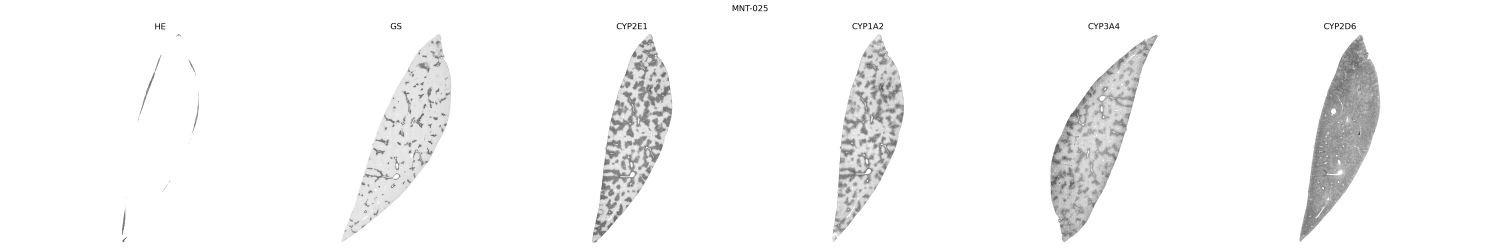
#> input picture src/zia/mesh/MNT-025_stain_separation.png, 9000 x 1500 px (shown at 1/6 size)
$ python -i stain_separation_whole_image.py   (imports and definitions only)
#> lines starting #> are read from the running program, lines starting #| are printed output that depends on the picture; after the words box and inside, x2 and y2 are one past the last pixel; in counts of white or black regions, pixels touching at a corner belong together
### src/zia/__init__.py
"""
zonation-image analysis - Python utilities for image analyses of zonation patterns.
"""
from pathlib import Path

__author__ = "Matthias König"
__version__ = "0.0.2"

program_name = "zonation-image-analysis"


BASE_PATH = Path(__file__).parent.parent.parent
RESOURCES_PATH = BASE_PATH / "src" / "zia" / "resources"
RESULTS_PATH = BASE_PATH / "results"
REPORT_PATH = BASE_PATH / "reports"

for p in [RESULTS_PATH, REPORT_PATH]:
    p.mkdir(parents=True, exist_ok=True)


# FIXME: handle better
OPENSLIDE_PATH = r"C:\Program Files\OpenSlide\openslide-win64-20230414\bin"
prefix = "/media/mkoenig/Extreme Pro"
# prefix = "D:"
DATA_PATH = Path(f"{prefix}/data")
ZARR_PATH = Path(f"{prefix}/zarr")

### src/zia/pipeline/pipeline_components/algorithm/stain_separation/macenko.py
import numpy as np


# copied from https://github.com/schaugf/HEnorm_python/blob/master/normalizeStaining.py


def calculate_stain_matrix(pxi: np.ndarray, Io=240, alpha=1) -> np.ndarray:
    """
    calculates the stain base vectors
    @param pxi: pixels of interest as np array of RGB tuples with shape(h*w, 3)
    @param Io: transmitted light intensity
    @param alpha: percentile to find robust maxima
    """

    od = -np.log((pxi.astype(float) + 1) / Io)

    # compute eigenvectors
    eigvals, eigvecs = np.linalg.eigh(np.cov(od.T))

    # eigvecs *= -1

    # project on the plane spanned by the eigenvectors corresponding to the two
    # largest eigenvalues
    t_hat = od.dot(eigvecs[:, 1:3])

    phi = np.arctan2(t_hat[:, 1], t_hat[:, 0])

    min_phi = np.percentile(phi, alpha)
    max_phi = np.percentile(phi, 100 - alpha)

    v_min = eigvecs[:, 1:3].dot(np.array([(np.cos(min_phi), np.sin(min_phi))]).T)
    v_max = eigvecs[:, 1:3].dot(np.array([(np.cos(max_phi), np.sin(max_phi))]).T)

    # a heuristic to make the vector corresponding to hematoxylin first and the
    # one corresponding to eosin second
    if v_min[0] > v_max[0]:
        stain_matrix = np.array((v_min[:, 0], v_max[:, 0])).T
    else:
        stain_matrix = np.array((v_max[:, 0], v_min[:, 0])).T

    return stain_matrix


def find_max_c(pxi, stain_matrix: np.ndarray, Io=240) -> np.ndarray:
    C = svd(pxi, stain_matrix, Io)

    # normalize stain concentrations
    return np.array([np.percentile(C[0, :], 99), np.percentile(C[1, :], 99)])


def svd(pxi: np.ndarray, stain_matrix: np.ndarray, Io=240) -> np.ndarray:
    y = -np.log((pxi.astype(float) + 1) / Io).T

    # determine concentrations of the individual stains
    return np.linalg.lstsq(stain_matrix, y, rcond=None)[0]


def deconvolve_image(pxi: np.ndarray, stain_matrix: np.ndarray, maxC: np.ndarray, maxCRef=None, Io=240) -> np.ndarray:
    """
    deconvolution of the stains for the pixels of interest.
    @param pxi: pixels of interest
    @param stain_matrix: m x 2 matrix where m is rgb channel for 2 stain colors
    @param Io: transmission intensity
    @return: Io, he, dab np arrays of shapes (m*n, 3), (m*n,), (m*n,)
    """

    # determine concentrations of the individual stains
    C = svd(pxi, stain_matrix, Io)

    # we do not need those reference max concentrations. We don't know anyway
    if maxCRef is not None:
        tmp = np.divide(maxC, maxCRef)
        C2 = np.divide(C, tmp[:, np.newaxis])

    else:
        # That should actually contain the information about the cyps (concentration)
        # as given by Lambert Beer log(I0/I) = e*c*d where c is concentration
        # However, some pixels have negative concentrations
        C2 = np.divide(C, maxC[:, np.newaxis])

    # recreate the image using reference mixing matrix
    # Inorm = reconstruct_pixels(C2)

    # unmix hematoxylin and eosin
    # CHANGED: Instead of using reference matrix for mixing, the image is just
    # the concentration is just exponentiated into a single channel
    #

    return C2


# [30 lines left out: function deconvolve_image_and_normalize, not called in this run]


def create_single_channel_pixels(concentrations: np.ndarray, Io=240) -> np.ndarray:
    """
    reconstructs the pixel values for one stain using the concentrations from
    the deconvolution
    @param concentrations: shape (m, ) matrix containing the concentration of the stain
    @param Io: transmission intensity
    @return:
    """

    i = np.multiply(Io, np.exp(-concentrations))
    i[i > 255] = 254

    return i.astype(np.uint8)


# [22 lines left out: function reconstruct_pixels, not called in this run]

### src/zia/annotations/pipelines/stain_separation/stain_separation_whole_image.py
import cv2
import numpy as np

from zia.pipeline.pipeline_components.algorithm.stain_separation.macenko import calculate_stain_matrix, \
    deconvolve_image, find_max_c, create_single_channel_pixels


def separate_raw_image(image_array: np.ndarray, sampling_rate=0.01):
    # convert RGBA to RGB
    image_array = cv2.cvtColor(image_array, cv2.COLOR_RGBA2RGB)

    # create a grayscale representation to find interesting pixels with otsu
    gs = cv2.cvtColor(image_array, cv2.COLOR_RGB2GRAY)

    otsu_pxi_oi = gs.reshape(-1, 1)  # gs[mask[:]]

    p = sampling_rate
    # draw sample from the image and calculate threshold

    choice = np.random.choice(a=[True, False], size=len(otsu_pxi_oi), p=[p, 1 - p])

    otsu_sample = otsu_pxi_oi[choice].reshape(-1, 1)

    threshold, _ = cv2.threshold(otsu_sample, 0, 255,
                                 cv2.THRESH_BINARY + cv2.THRESH_OTSU)

    idx = gs < threshold
    px_oi = image_array[idx]

    choice = np.random.choice(a=[True, False], size=len(px_oi), p=[p, 1 - p])

    px_sample = px_oi[choice]
    px_rest = px_oi[~choice]

    stain_matrix = calculate_stain_matrix(px_sample)

    max_c = find_max_c(px_sample, stain_matrix)

    # reconstruction
    final = []
    for k in range(2):
        c_sample = deconvolve_image(px_sample, stain_matrix, max_c)

        stain_sample = create_single_channel_pixels(c_sample[k, :])

        c_rest = deconvolve_image(px_rest, stain_matrix, maxC=max_c)

        stain_rest = create_single_channel_pixels(c_rest[k, :])

        pxi_oi_template = np.empty(shape=px_oi.shape[0])

        pxi_oi_template[choice] = stain_sample
        pxi_oi_template[~choice] = stain_rest

        image_template = np.ones(shape=image_array.shape[:2]).astype(np.uint8) * 255
        image_template[idx] = pxi_oi_template
        final.append(image_template)

    return final

>>> import cv2
>>> picture = cv2.cvtColor(cv2.imread('../../../mesh/MNT-025_stain_separation.png'), cv2.COLOR_BGR2RGB)
#> picture is the input picture: shape (1500, 9000, 3); min 0, max 255, mean 246.8
>>> result = separate_raw_image(picture)
#> in separate_raw_image, `threshold, _ = cv2.threshold(otsu_sample, 0, 255, cv2.THRESH_BINARY + ..`: threshold = 204
#> in separate_raw_image, `idx = gs < threshold`:
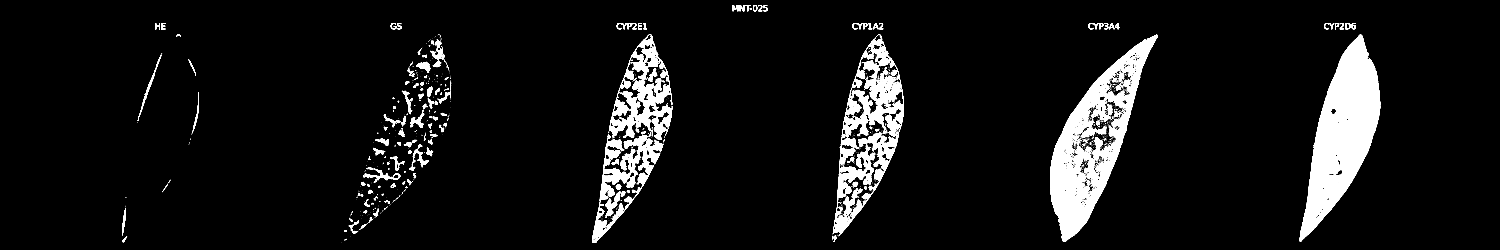
#> idx: shape (1500, 9000) bool (shown at 1/6 size); 6.5% white; 3833 white regions (3518 under 20 px), largest, box (x1, y1, x2, y2) and area: (7797, 207, 8282, 1452) 276524, (6303, 208, 6947, 1452) 209738, (5054, 403, 5424, 825) 60165
#> in calculate_stain_matrix, `eigvals, eigvecs = np.linalg.eigh(np.cov(od.T))`: eigvals = [3.18e-17, 2.33e-16, 0.897]; eigvecs = [[-0.19, 0.794, 0.577], [-0.593, -0.562, 0.577], [0.783, -0.233, 0.577]]
#> in calculate_stain_matrix, `t_hat = od.dot(eigvecs[:, 1:3])`: t_hat = 8868 pairs, first value 5.19e-17 to 2.22e-15, second value 0.281 to 9.49
#> in calculate_stain_matrix, `phi = np.arctan2(t_hat[:, 1], t_hat[:, 0])`: phi = 8868 values from 1.57 to 1.57
#> in calculate_stain_matrix, `min_phi = np.percentile(phi, alpha)`: min_phi = 1.57
#> in calculate_stain_matrix, `v_min = eigvecs[:, 1:3].dot(np.array([(np.cos(min_phi), np.sin(min_phi..`: v_min = [0.577, 0.577, 0.577]
#> in calculate_stain_matrix, `stain_matrix = np.array((v_max[:, 0], v_min[:, 0])).T`: stain_matrix = [[0.577, 0.577], [0.577, 0.577], [0.577, 0.577]]
#> in separate_raw_image, `max_c = find_max_c(px_sample, stain_matrix)`: max_c = [4.75, 4.75]
#> after the loop in separate_raw_image, `for k in range(2):`:
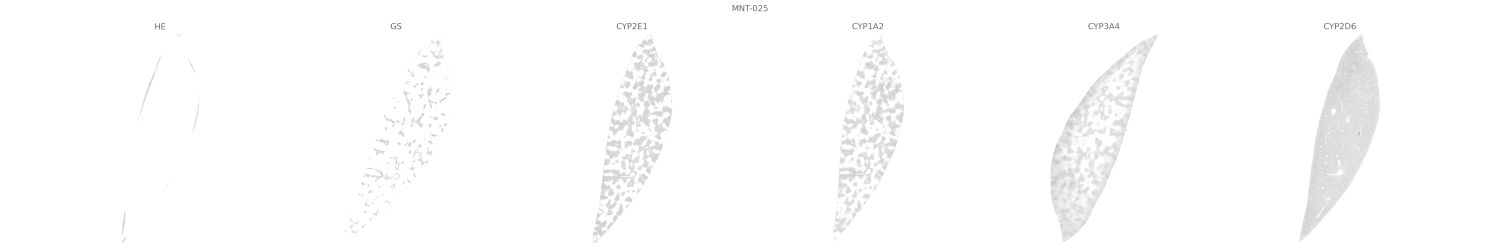
#> image_template: shape (1500, 9000) (shown at 1/6 size); min 88, max 255, mean 252.7
#> after the loop in separate_raw_image, `for k in range(2):`: final = 2 items
#> result = 2 items
